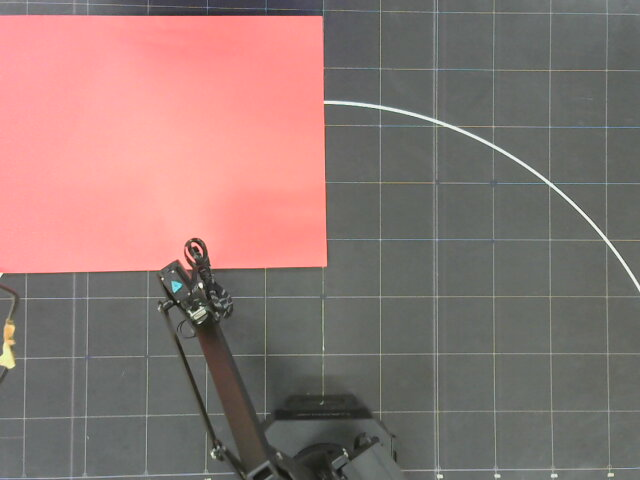
#> input picture Python/coin-sorter/backup/img/2018-04-16-195504.jpg, 640 x 480 px
$ python -i 1px-1mm-main.py   (imports and definitions only)
#> lines starting #> are read from the running program, lines starting #| are printed output that depends on the picture; pictures that were not available may be replaced by others from this repository, and a replacement may not be noted
#> further down, picture is the input picture: shape (480, 640, 3); mean B, G, R 115.8, 119.7, 142.3
### Python/coin-sorter/backup/import files/pyuf-master-mod1/uf/wrapper/swift_api.py
#!/usr/bin/env python3
# Software License Agreement (BSD License)
#
# Copyright (c) 2017, UFactory, Inc.
# All rights reserved.
#
# Author: Duke Fong <duke@ufactory.cc>


from time import sleep
from ..ufc import ufc_init
from ..swift import Swift
from ..utils.log import *
import re #custom package modification


# SERVO NUMBER INDEX
SERVO_BOTTOM = 0
SERVO_LEFT = 1
SERVO_RIGHT = 2
SERVO_HAND = 3

## EEPROM DATA TYPE INDEX
EEPROM_DATA_TYPE_BYTE = 1
EEPROM_DATA_TYPE_INTEGER = 2
EEPROM_DATA_TYPE_FLOAT = 4


class SwiftAPI():
    '''
    The API wrapper of swift and swift_pro
    default kwargs: dev_port = None, baud = 115200, filters = {'hwid': 'USB VID:PID=2341:0042'}
    '''
    def __init__(self, **kwargs):
        '''
        '''

        self._ufc = ufc_init()

        # init swift node:

        swift_iomap = {
            'pos_in':       'pos_to_dev',
            'pos_out':      'pos_from_dev',
            'buzzer':       'buzzer',
            'service':      'service',
            'gripper':      'gripper',
            'pump':         'pump',
            'limit_switch': 'limit_switch',
            'keys':         'keys',
            'key0':         'key0',
            'key1':         'key1',
            'ptc_sync':     'ptc_sync',
            'ptc_report':   'ptc_report',
            'ptc':          'ptc'
        }

        self._nodes = {}
        self._nodes['swift'] = Swift(self._ufc, 'swift', swift_iomap, **kwargs)


        # init swift_api node:

        self._ports = {
            'pos_to_dev':   {'dir': 'out', 'type': 'topic'},
            'pos_from_dev': {'dir': 'in', 'type': 'topic', 'callback': self._pos_from_dev_cb},
            'buzzer':       {'dir': 'out', 'type': 'topic'},
            'service':      {'dir': 'out', 'type': 'service'},
            'gripper':      {'dir': 'out', 'type': 'service'},
            'pump':         {'dir': 'out', 'type': 'service'},
            'limit_switch': {'dir': 'in', 'type': 'topic', 'callback': self._limit_switch_cb},
            'keys':         {'dir': 'out', 'type': 'service'},
            'key0':         {'dir': 'in', 'type': 'topic', 'callback': self._key0_cb},
            'key1':         {'dir': 'in', 'type': 'topic', 'callback': self._key1_cb},
            'ptc':          {'dir': 'out', 'type': 'service'}
        }

        self._iomap = {
            'pos_to_dev':   'pos_to_dev',
            'pos_from_dev': 'pos_from_dev',
            'buzzer':       'buzzer',
            'service':      'service',
            'gripper':      'gripper',
            'pump':         'pump',
            'limit_switch': 'limit_switch',
            'keys':         'keys',
            'key0':         'key0',
            'key1':         'key1',
            'ptc':          'ptc'
        }

        self.pos_from_dev_cb = None
        self.limit_switch_cb = None
        self.key0_cb = None
        self.key1_cb = None
        self._dev_info = None

        self._node = 'swift_api'
        self._logger = logging.getLogger(self._node)
        self._ufc.node_init(self._node, self._ports, self._iomap)


    # [4 lines left out: function _pos_from_dev_cb, not called in this run]

    def _limit_switch_cb(self, msg):
        if self.limit_switch_cb != None:
            self.limit_switch_cb(msg == 'on')

    def _key0_cb(self, msg):
        if self.key0_cb != None:
            self.key0_cb(msg)

    def _key1_cb(self, msg):
        if self.key1_cb != None:
            self.key1_cb(msg)

    # [569 lines left out: functions reset, send_cmd_sync, send_cmd_async, get_device_info, get_is_moving, flush_cmd and 24 more, not called in this run]

### Python/coin-sorter/backup/archieve/1px-1mm-main.py
import imutils
import cv2
import numpy as np
from time import sleep
from uf.wrapper.swift_api import SwiftAPI
from uf.utils.log import *
import math

#Initializing UARM
# [1 line that did not run here, left out]
# [5 lines not run here, left out]


# UARM function
def armmove(x, y,toX ,toY):

   print("Comment to arm")
   print(x,y)
   speed =90
   swift.set_position(x, y, 70, speed, relative=False, wait=True)
   sleep(1)

   swift.set_position(x, y, 40, 10, relative=False, wait=True)
   sleep(1)

   swift.set_pump(True)
   sleep(1)

   swift.set_position(x, y, 70, speed, relative=False, wait=True)
   sleep(1)

   swift.set_position(toX, toY, 55, speed, relative=False, wait=True)
   sleep(1)

   swift.set_pump(False)
   sleep(1)
   swift.set_position(toX, toY, 75, speed, relative=False, wait=True)
   #main()
   return;


def order_points(pts):

	rect = np.zeros((4, 2), dtype = "float32")
	s = pts.sum(axis = 1)
	rect[0] = pts[np.argmin(s)]
	rect[2] = pts[np.argmax(s)]
	diff = np.diff(pts, axis = 1)
	rect[1] = pts[np.argmin(diff)]
	rect[3] = pts[np.argmax(diff)]
	return rect

def four_point_transform(image, pts):
	rect = order_points(pts)
	(tl, tr, br, bl) = rect
	widthA = np.sqrt(((br[0] - bl[0]) ** 2) + ((br[1] - bl[1]) ** 2))
	widthB = np.sqrt(((tr[0] - tl[0]) ** 2) + ((tr[1] - tl[1]) ** 2))
	maxWidth = max(int(widthA), int(widthB))
	maxWidth = 960
	heightA = np.sqrt(((tr[0] - br[0]) ** 2) + ((tr[1] - br[1]) ** 2))
	heightB = np.sqrt(((tl[0] - bl[0]) ** 2) + ((tl[1] - bl[1]) ** 2))
	maxHeight = max(int(heightA), int(heightB))
	maxHeight = 540
	dst = np.array([
		[0, 0],
		[maxWidth - 1, 0],
		[maxWidth - 1, maxHeight - 1],
		[0, maxHeight - 1]], dtype = "float32")

	M = cv2.getPerspectiveTransform(rect, dst)
	warped = cv2.warpPerspective(image, M, (maxWidth, maxHeight))
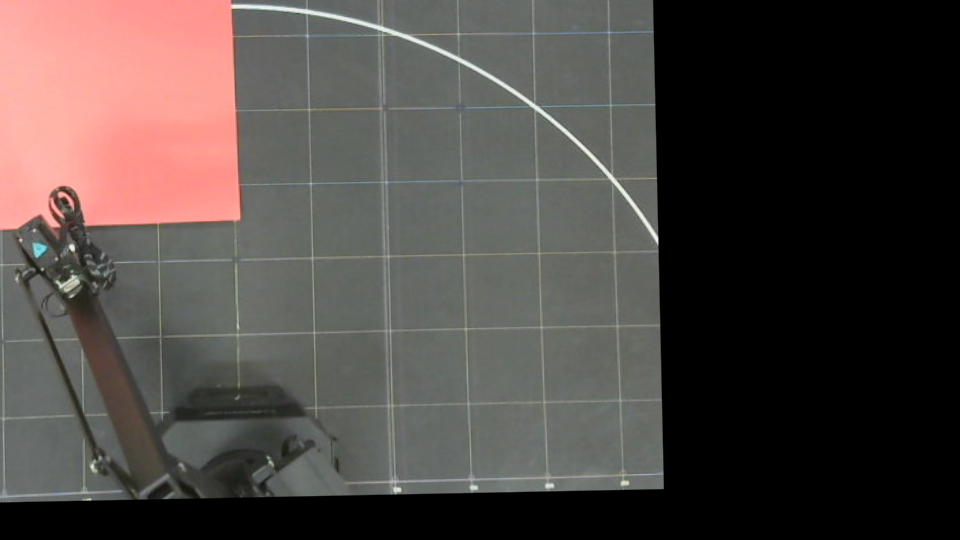
#> warped: shape (540, 960, 3); mean B, G, R 67.6, 70.9, 78.5
	return warped


coords = "[(142, 508), (861, 523),(870, 107), (151, 94) ]"
pts = np.array(eval(coords), dtype = "float32")

cam_coin_cor =[]
font = cv2.FONT_HERSHEY_SIMPLEX


def coindetectfunction(image):

	# horizontal_img = image.copy()
	# horizontal_img = cv2.flip( image, 0 )

	warped = four_point_transform(image, pts)
	# cv2.imshow("frame",warped)
	# cv2.waitKey(0)

	horizontal_img = warped.copy()
	warped = cv2.flip( warped, 0 )
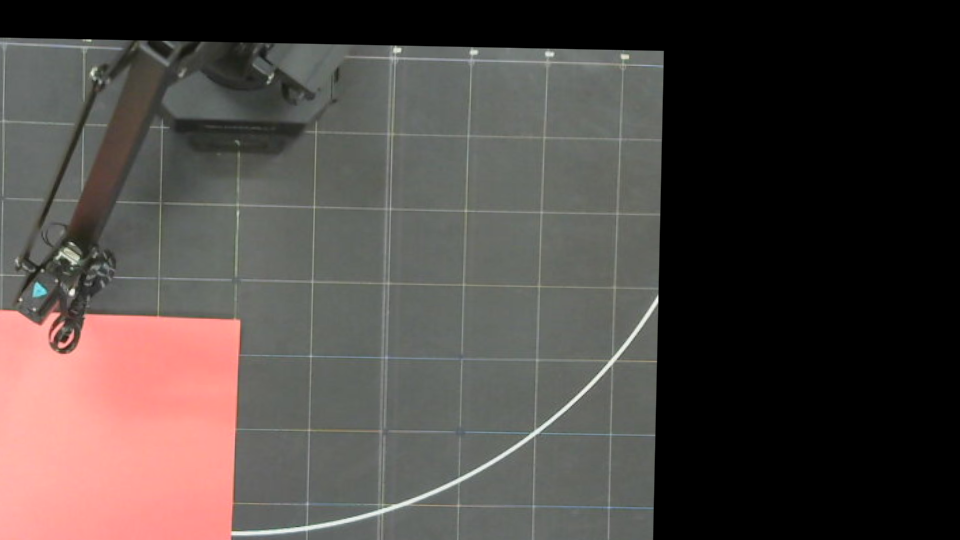
#> warped: shape (540, 960, 3); mean B, G, R 67.6, 70.9, 78.5


	gray = cv2.cvtColor(warped, cv2.COLOR_BGR2GRAY)
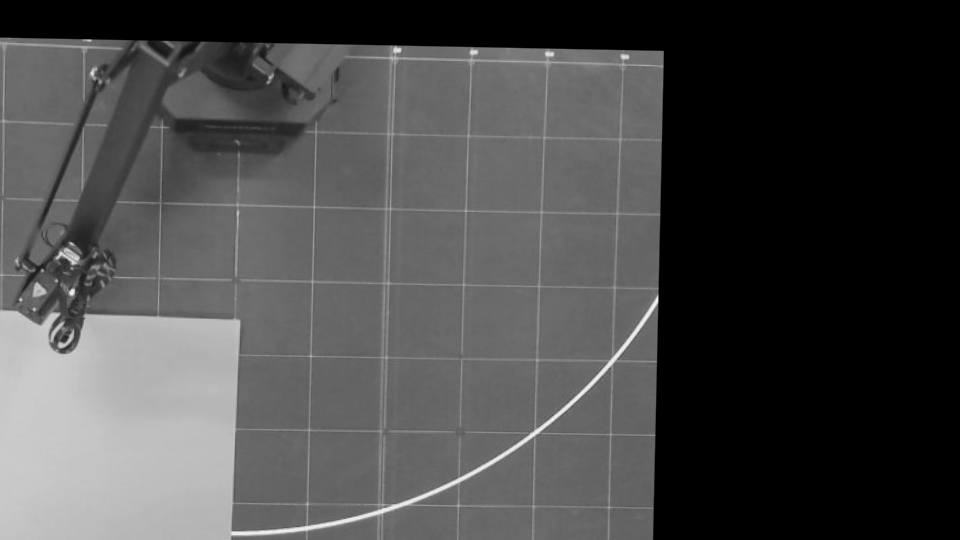
#> gray: shape (540, 960); min 0, max 252, mean 72.8
	gray = cv2.medianBlur(gray, 5)

	rows = gray.shape[0]
#> rows = 540
	circles = cv2.HoughCircles(gray, cv2.HOUGH_GRADIENT, 1, rows / 8,
                               param1=120, param2=10,
                               minRadius=1, maxRadius=100)
#> circles = 30 rows, first 8: [160.5, 135.5, 75.1], [139.5, 230.5, 97.2], [57.5, 123.5, 86], [145.5, 342.5, 93.9], [232.5, 109.5, 71.1], [81.5, 269.5, 27.2], [15.5, 188.5, 97.1], [154.5, 65.5, 25.7]
	if circles is not None:

		coin_pos = []
		circles = np.uint16(np.around(circles))
#> circles = 30 rows, first 8: [160, 136, 75], [140, 230, 97], [58, 124, 86], [146, 342, 94], [232, 110, 71], [82, 270, 27], [16, 188, 97], [154, 66, 26]
		for i in circles[0, :]:
			center = (i[0], i[1])
#> center = (160, 136)
			if(i[1] < 300 and i[2] < 20):
				X  = i[1] / 1.6
				Y  = i[0] / 1.54285714
				radius1 = i[2] *2
				print("dia")
				print(radius1)


			# [10 lines of commented-out code are left out]

				if math.isclose(radius1, 24.26, abs_tol=1.5):
					print("25 cent")
					armmove(X,Y ,-20 ,250 )	# X,Y --> coin coordinates and (3,4)argumests --> destination coordinates

				elif math.isclose(radius1, 21.21, abs_tol=1):
					print("5 cent")
					armmove(X,Y ,-20 ,200 )   # X,Y --> coin coordinates and (3,4) argumests --> destination coordinates

				elif math.isclose(radius1, 19.05, abs_tol=1):
					print("10 cent")
					armmove(X,Y,-20 ,150 )    # X,Y --> coin coordinates and (3,4) argumests --> destination coordinates

				elif math.isclose(radius1, 17.91, abs_tol=1.91):
					print("1 cent")
					armmove(X,Y ,-20 ,100 )   # X,Y --> coin coordinates and (3,4) argumests --> destination coordinates
				else:
					print("no match")
					armmove(X,Y ,-20 ,300 )  # X,Y --> coin coordinates and (3,4) argumests --> destination coordinates

			main()
			cv2.circle(warped, center, 1, (0, 100, 100), 3)
			radius = i[2]
			cv2.circle(warped, center, radius, (255, 0, 255), 2)

			cor = str(int(i[1]))+","+str(int(250-i[0]))
			cv2.putText(warped, cor ,(i[0], i[1]), font, 0.5,(120,0,0),1,cv2.LINE_AA)

	# cv2.imshow('Rotated',rotated)
	cv2.imshow('Flip',warped)
	cv2.waitKey(0)


def main():
   camera = cv2.VideoCapture("http://192.168.1.188:8080")
   #camera = cv2.VideoCapture(1)
   retval, frame = camera.read()


   img_width,img_height = int(frame.shape[1]/2) , int(frame.shape[0]/2)
#> img_width = 320; img_height = 240

   frame = cv2.resize(frame ,(img_width,img_height))
   # [5 lines of commented-out code are left out]

   coindetectfunction(frame)
#> in four_point_transform (call 2), `warped = cv2.warpPerspective(image, M, (maxWidth, maxHeight))`:
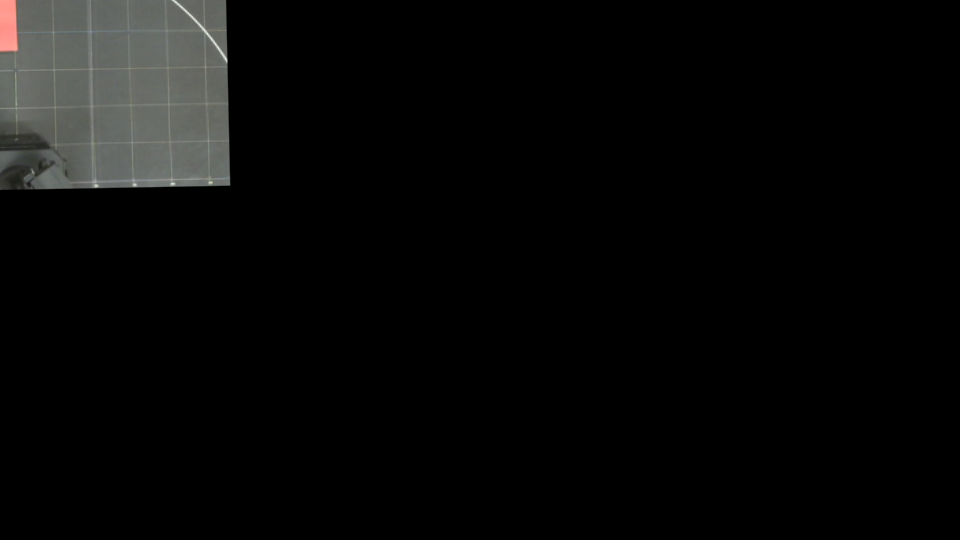
#> warped: shape (540, 960, 3); mean B, G, R 8.4, 8.8, 8.7
#> in coindetectfunction (call 2), `warped = cv2.flip( warped, 0 )`:
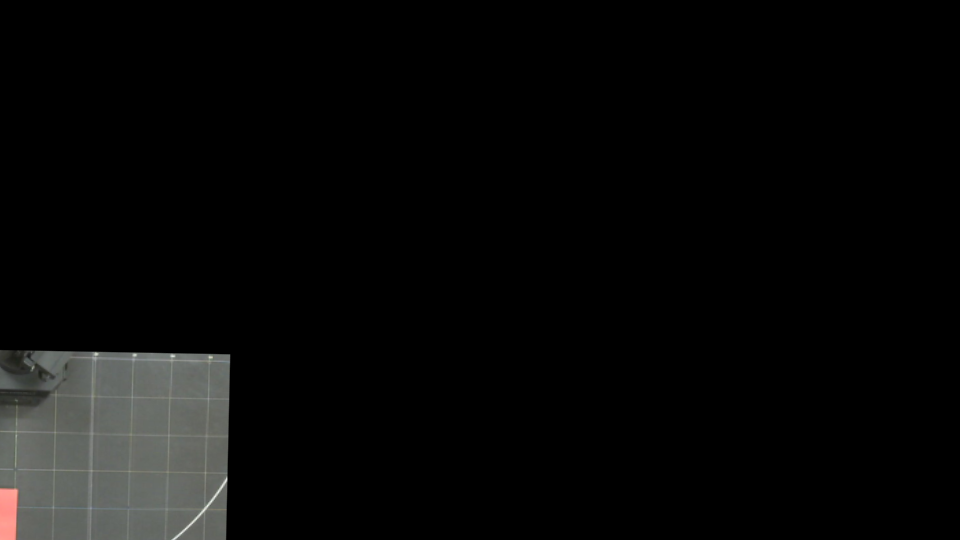
#> warped: shape (540, 960, 3); mean B, G, R 8.4, 8.8, 8.7
#> in coindetectfunction (call 2), `circles = cv2.HoughCircles(gray, cv2.HOUGH_GRADIENT, 1, rows / 8, para..`: circles = [[128.5, 449.5, 97.2], [26.5, 383.5, 23.9], [76.5, 320.5, 58.4], [191.5, 483.5, 27.7], [6.5, 298.5, 51.4]]
#> in coindetectfunction (call 2), `circles = np.uint16(np.around(circles))`: circles = [[128, 450, 97], [26, 384, 24], [76, 320, 58], [192, 484, 28], [6, 298, 51]]
#> in coindetectfunction (call 2), `center = (i[0], i[1])`: center = (128, 450)

# [1 line not run here, left out]

>>> import cv2
>>> picture = cv2.imread('../img/2018-04-16-195504.jpg')
#> (the run stopped early here; a loop or call above may not have finished)
